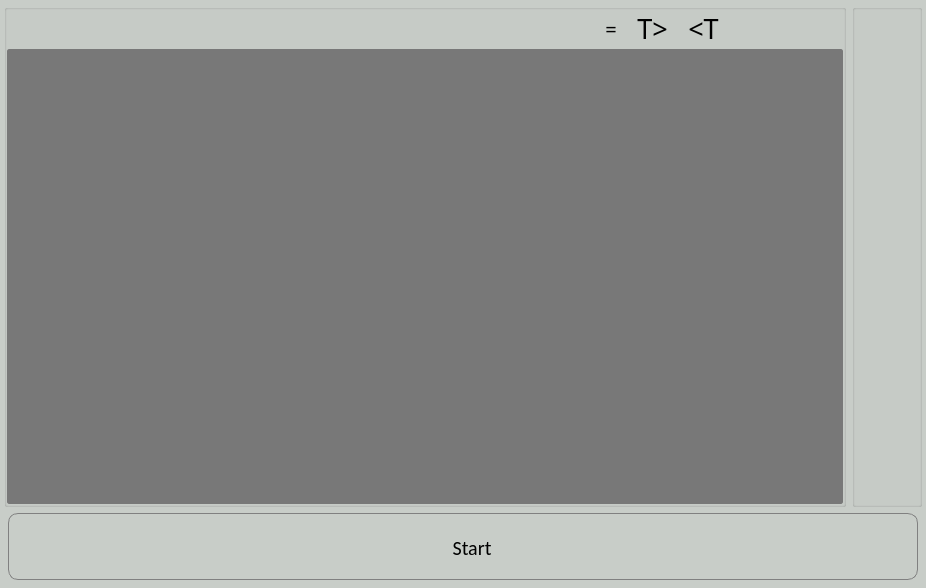
<?xml version="1.0" encoding="UTF-8"?>
<ui version="4.0">
 <class>MainWindow</class>
 <widget class="QMainWindow" name="MainWindow">
  <property name="geometry">
   <rect>
    <x>0</x>
    <y>0</y>
    <width>926</width>
    <height>588</height>
   </rect>
  </property>
  <property name="windowTitle">
   <string>MainWindow</string>
  </property>
  <property name="autoFillBackground">
   <bool>true</bool>
  </property>
  <property name="styleSheet">
   <string notr="true">QWidget#centralWidget{
	background-color: rgb(200, 205, 200);
}
QTableWidget::item:selected {
       border: 0px;
		border-radius: 10px;
		background:white;
       
        }
QTableWidget#table {
     border-style: solid;
     border-width: 1px;
     border-radius: 2px;
     border-color: rgb(120,120,120) ;
     min-width: 10em;
     padding: 0px;
     background:rgb(120,120,120);
    selection-background-color: rgb(230,230,230);
     selection-color: black;
 
      }


QHeaderView::section{Background-color:rgb(150,150,150);}

QScrollBar{
background: rgb(120,120,120);
}

QScrollBar:vertical {
border: 0px solid #5E749C;
padding: 0px;
border-radius: 7px;
border-bottom-left-radius: 7px;
background:  rgb(120,120,120);
width:35px;
margin: 40px 0 40px 0;
}

QScrollBar::handle:vertical {
background:  rgb(150,150,150) ;
border: 3px solid #5E749C;
padding: 0px;
border-radius: 7px;
border-bottom-left-radius: 7px;
min-height: 90px;
}
QScrollBar::add-line:vertical {
background: rgb(150,150,150);
border: 0px solid #5E749C;
padding: 0px;
border-radius: 7px;
border-bottom-left-radius: 7px;
height: 40px;
subcontrol-position: bottom;
subcontrol-origin: margin;
}

QScrollBar::sub-line:vertical {
background: rgb(150,150,150);
border: 0px solid #5E749C;
padding: 0px;
border-radius: 7px;
border-bottom-left-radius: 7px;
height: 40px;
subcontrol-position: top;
subcontrol-origin: margin;
}
QScrollBar::up-arrow:vertical, QScrollBar::down-arrow:vertical {
border: 2px solid grey;
width: 3px;
height: 3px;
background: black;
}

QScrollBar::add-page:vertical, QScrollBar::sub-page:vertical {
background: none;
}
</string>
  </property>
  <widget class="QWidget" name="centralWidget">
   <layout class="QVBoxLayout" name="verticalLayout">
    <property name="leftMargin">
     <number>4</number>
    </property>
    <property name="topMargin">
     <number>4</number>
    </property>
    <property name="rightMargin">
     <number>4</number>
    </property>
    <property name="bottomMargin">
     <number>4</number>
    </property>
    <item>
     <layout class="QVBoxLayout" name="verticalLayout_2">
      <property name="topMargin">
       <number>0</number>
      </property>
      <item>
       <widget class="QWidget" name="widget" native="true">
        <layout class="QHBoxLayout" name="horizontalLayout_2">
         <property name="leftMargin">
          <number>0</number>
         </property>
         <property name="topMargin">
          <number>0</number>
         </property>
         <property name="rightMargin">
          <number>0</number>
         </property>
         <property name="bottomMargin">
          <number>0</number>
         </property>
         <item>
          <widget class="QWidget" name="widget_3" native="true">
           <layout class="QHBoxLayout" name="horizontalLayout_3">
            <property name="leftMargin">
             <number>0</number>
            </property>
            <property name="topMargin">
             <number>0</number>
            </property>
            <property name="rightMargin">
             <number>0</number>
            </property>
            <property name="bottomMargin">
             <number>0</number>
            </property>
            <item>
             <layout class="QHBoxLayout" name="horizontalLayout">
              <property name="topMargin">
               <number>0</number>
              </property>
              <item>
               <widget class="QGroupBox" name="TextBox">
                <property name="enabled">
                 <bool>true</bool>
                </property>
                <property name="sizePolicy">
                 <sizepolicy hsizetype="Preferred" vsizetype="Preferred">
                  <horstretch>0</horstretch>
                  <verstretch>0</verstretch>
                 </sizepolicy>
                </property>
                <property name="minimumSize">
                 <size>
                  <width>80</width>
                  <height>80</height>
                 </size>
                </property>
                <property name="mouseTracking">
                 <bool>true</bool>
                </property>
                <property name="autoFillBackground">
                 <bool>false</bool>
                </property>
                <property name="styleSheet">
                 <string notr="true"/>
                </property>
                <property name="title">
                 <string/>
                </property>
                <layout class="QVBoxLayout" name="verticalLayout_4">
                 <property name="spacing">
                  <number>2</number>
                 </property>
                 <property name="leftMargin">
                  <number>0</number>
                 </property>
                 <property name="topMargin">
                  <number>0</number>
                 </property>
                 <property name="rightMargin">
                  <number>0</number>
                 </property>
                 <property name="bottomMargin">
                  <number>0</number>
                 </property>
                 <item>
                  <widget class="QWidget" name="widget_4" native="true">
                   <property name="sizePolicy">
                    <sizepolicy hsizetype="Preferred" vsizetype="Fixed">
                     <horstretch>0</horstretch>
                     <verstretch>0</verstretch>
                    </sizepolicy>
                   </property>
                   <property name="minimumSize">
                    <size>
                     <width>0</width>
                     <height>20</height>
                    </size>
                   </property>
                   <layout class="QGridLayout" name="gridLayout_6">
                    <property name="leftMargin">
                     <number>0</number>
                    </property>
                    <property name="topMargin">
                     <number>0</number>
                    </property>
                    <property name="rightMargin">
                     <number>0</number>
                    </property>
                    <property name="bottomMargin">
                     <number>0</number>
                    </property>
                    <item row="0" column="0">
                     <layout class="QGridLayout" name="gridLayout_5">
                      <property name="horizontalSpacing">
                       <number>20</number>
                      </property>
                      <property name="verticalSpacing">
                       <number>0</number>
                      </property>
                      <item row="0" column="3">
                       <widget class="QPushButton" name="rtl">
                        <property name="maximumSize">
                         <size>
                          <width>50</width>
                          <height>16777215</height>
                         </size>
                        </property>
                        <property name="font">
                         <font>
                          <family>Stencil</family>
                          <pointsize>20</pointsize>
                          <weight>50</weight>
                          <bold>false</bold>
                         </font>
                        </property>
                        <property name="focusPolicy">
                         <enum>Qt::NoFocus</enum>
                        </property>
                        <property name="styleSheet">
                         <string notr="true">QPushButton#rtl{
border: 0px;
}

#rtl:hover{
font:bold;
}</string>
                        </property>
                        <property name="text">
                         <string>&lt;T</string>
                        </property>
                       </widget>
                      </item>
                      <item row="0" column="0">
                       <spacer name="horizontalSpacer_5">
                        <property name="orientation">
                         <enum>Qt::Horizontal</enum>
                        </property>
                        <property name="sizeHint" stdset="0">
                         <size>
                          <width>40</width>
                          <height>20</height>
                         </size>
                        </property>
                       </spacer>
                      </item>
                      <item row="0" column="2">
                       <widget class="QPushButton" name="ltr">
                        <property name="sizePolicy">
                         <sizepolicy hsizetype="Preferred" vsizetype="Preferred">
                          <horstretch>0</horstretch>
                          <verstretch>0</verstretch>
                         </sizepolicy>
                        </property>
                        <property name="maximumSize">
                         <size>
                          <width>50</width>
                          <height>16777215</height>
                         </size>
                        </property>
                        <property name="font">
                         <font>
                          <family>Stencil</family>
                          <pointsize>20</pointsize>
                          <weight>50</weight>
                          <bold>false</bold>
                         </font>
                        </property>
                        <property name="focusPolicy">
                         <enum>Qt::NoFocus</enum>
                        </property>
                        <property name="styleSheet">
                         <string notr="true">QPushButton#ltr{
border: 0px;
}


#ltr:hover{
font:bold;
}</string>
                        </property>
                        <property name="text">
                         <string>T&gt;</string>
                        </property>
                       </widget>
                      </item>
                      <item row="0" column="5">
                       <widget class="QPushButton" name="text_minus">
                        <property name="sizePolicy">
                         <sizepolicy hsizetype="Preferred" vsizetype="Preferred">
                          <horstretch>0</horstretch>
                          <verstretch>0</verstretch>
                         </sizepolicy>
                        </property>
                        <property name="minimumSize">
                         <size>
                          <width>30</width>
                          <height>30</height>
                         </size>
                        </property>
                        <property name="maximumSize">
                         <size>
                          <width>95</width>
                          <height>95</height>
                         </size>
                        </property>
                        <property name="focusPolicy">
                         <enum>Qt::NoFocus</enum>
                        </property>
                        <property name="styleSheet">
                         <string notr="true">QPushButton#text_minus{
	image: url(:icons/size_minus_empty.svg);
     border-style: solid;
     border-width: 0px;
     border-color: gray;
}
#text_minus:hover{
	 image: url(:icons/size_minus_full.svg);
}</string>
                        </property>
                        <property name="text">
                         <string/>
                        </property>
                       </widget>
                      </item>
                      <item row="0" column="6">
                       <spacer name="horizontalSpacer_6">
                        <property name="orientation">
                         <enum>Qt::Horizontal</enum>
                        </property>
                        <property name="sizeType">
                         <enum>QSizePolicy::Fixed</enum>
                        </property>
                        <property name="sizeHint" stdset="0">
                         <size>
                          <width>20</width>
                          <height>20</height>
                         </size>
                        </property>
                       </spacer>
                      </item>
                      <item row="0" column="4">
                       <widget class="QPushButton" name="text_plus">
                        <property name="sizePolicy">
                         <sizepolicy hsizetype="Preferred" vsizetype="Preferred">
                          <horstretch>0</horstretch>
                          <verstretch>0</verstretch>
                         </sizepolicy>
                        </property>
                        <property name="minimumSize">
                         <size>
                          <width>30</width>
                          <height>30</height>
                         </size>
                        </property>
                        <property name="maximumSize">
                         <size>
                          <width>100</width>
                          <height>100</height>
                         </size>
                        </property>
                        <property name="focusPolicy">
                         <enum>Qt::NoFocus</enum>
                        </property>
                        <property name="styleSheet">
                         <string notr="true">QPushButton#text_plus{
	image: url(:icons/size_plus_empty.svg);
     border-style: solid;
     border-width: 0px;
     border-color: gray;
}
#text_plus:hover{
	 image: url(:icons/size_plus_full.svg);
}</string>
                        </property>
                        <property name="text">
                         <string/>
                        </property>
                       </widget>
                      </item>
                      <item row="0" column="1">
                       <widget class="QPushButton" name="save_btn">
                        <property name="sizePolicy">
                         <sizepolicy hsizetype="Preferred" vsizetype="Preferred">
                          <horstretch>0</horstretch>
                          <verstretch>0</verstretch>
                         </sizepolicy>
                        </property>
                        <property name="maximumSize">
                         <size>
                          <width>50</width>
                          <height>16777215</height>
                         </size>
                        </property>
                        <property name="font">
                         <font>
                          <family>Wingdings</family>
                          <pointsize>15</pointsize>
                          <weight>50</weight>
                          <bold>false</bold>
                         </font>
                        </property>
                        <property name="focusPolicy">
                         <enum>Qt::NoFocus</enum>
                        </property>
                        <property name="styleSheet">
                         <string notr="true">QPushButton#save_btn{
border: 0px;
}


#save_btn:hover{
font:bold;
}</string>
                        </property>
                        <property name="text">
                         <string>=</string>
                        </property>
                       </widget>
                      </item>
                     </layout>
                    </item>
                   </layout>
                  </widget>
                 </item>
                 <item>
                  <layout class="QVBoxLayout" name="verticalLayout_3">
                   <property name="leftMargin">
                    <number>0</number>
                   </property>
                   <property name="topMargin">
                    <number>0</number>
                   </property>
                   <property name="rightMargin">
                    <number>0</number>
                   </property>
                   <property name="bottomMargin">
                    <number>0</number>
                   </property>
                   <item>
                    <widget class="QTableWidget" name="table">
                     <property name="minimumSize">
                      <size>
                       <width>112</width>
                       <height>0</height>
                      </size>
                     </property>
                     <property name="focusPolicy">
                      <enum>Qt::NoFocus</enum>
                     </property>
                     <property name="styleSheet">
                      <string notr="true"/>
                     </property>
                     <property name="selectionMode">
                      <enum>QAbstractItemView::SingleSelection</enum>
                     </property>
                     <property name="selectionBehavior">
                      <enum>QAbstractItemView::SelectItems</enum>
                     </property>
                     <attribute name="horizontalHeaderDefaultSectionSize">
                      <number>200</number>
                     </attribute>
                     <attribute name="verticalHeaderDefaultSectionSize">
                      <number>25</number>
                     </attribute>
                    </widget>
                   </item>
                  </layout>
                 </item>
                </layout>
               </widget>
              </item>
              <item>
               <widget class="QGroupBox" name="EOSMarks">
                <property name="sizePolicy">
                 <sizepolicy hsizetype="MinimumExpanding" vsizetype="Preferred">
                  <horstretch>0</horstretch>
                  <verstretch>0</verstretch>
                 </sizepolicy>
                </property>
                <property name="minimumSize">
                 <size>
                  <width>0</width>
                  <height>0</height>
                 </size>
                </property>
                <property name="maximumSize">
                 <size>
                  <width>70</width>
                  <height>16777215</height>
                 </size>
                </property>
                <property name="styleSheet">
                 <string notr="true"/>
                </property>
                <property name="title">
                 <string/>
                </property>
                <layout class="QVBoxLayout" name="verticalLayout_6">
                 <property name="spacing">
                  <number>2</number>
                 </property>
                 <property name="leftMargin">
                  <number>0</number>
                 </property>
                 <property name="topMargin">
                  <number>0</number>
                 </property>
                 <property name="rightMargin">
                  <number>0</number>
                 </property>
                 <property name="bottomMargin">
                  <number>0</number>
                 </property>
                 <item>
                  <layout class="QVBoxLayout" name="verticalLayout_5">
                   <item>
                    <spacer name="verticalSpacer">
                     <property name="orientation">
                      <enum>Qt::Vertical</enum>
                     </property>
                     <property name="sizeType">
                      <enum>QSizePolicy::Fixed</enum>
                     </property>
                     <property name="sizeHint" stdset="0">
                      <size>
                       <width>20</width>
                       <height>40</height>
                      </size>
                     </property>
                    </spacer>
                   </item>
                   <item>
                    <widget class="QPushButton" name="up">
                     <property name="sizePolicy">
                      <sizepolicy hsizetype="Preferred" vsizetype="Fixed">
                       <horstretch>0</horstretch>
                       <verstretch>0</verstretch>
                      </sizepolicy>
                     </property>
                     <property name="maximumSize">
                      <size>
                       <width>16777215</width>
                       <height>16777213</height>
                      </size>
                     </property>
                     <property name="focusPolicy">
                      <enum>Qt::NoFocus</enum>
                     </property>
                     <property name="styleSheet">
                      <string notr="true">QPushButton#up{
	image: url(:/icons/arrow_up.svg);
	 border-style: solid;
     border-width: 0px;
}
#up:hover{
	image: url(:/icons/arrow_up_hover.svg);
}
#up:pressed{
	image: url(:/icons/arrow_up_pressed.svg);
}</string>
                     </property>
                     <property name="text">
                      <string/>
                     </property>
                    </widget>
                   </item>
                   <item>
                    <widget class="QPushButton" name="down">
                     <property name="sizePolicy">
                      <sizepolicy hsizetype="Preferred" vsizetype="Preferred">
                       <horstretch>0</horstretch>
                       <verstretch>0</verstretch>
                      </sizepolicy>
                     </property>
                     <property name="maximumSize">
                      <size>
                       <width>16777215</width>
                       <height>16777213</height>
                      </size>
                     </property>
                     <property name="focusPolicy">
                      <enum>Qt::NoFocus</enum>
                     </property>
                     <property name="styleSheet">
                      <string notr="true">QPushButton#down{
	image: url(:/icons/arrow_down.svg);
	 border-style: solid;
     border-width: 0px;
}
#down:hover{
	image: url(:/icons/arrow_down_hover.svg);
}
#down:pressed{
	image: url(:/icons/arrow_down_pressed.svg);
}</string>
                     </property>
                     <property name="text">
                      <string/>
                     </property>
                    </widget>
                   </item>
                  </layout>
                 </item>
                </layout>
               </widget>
              </item>
             </layout>
            </item>
           </layout>
          </widget>
         </item>
        </layout>
       </widget>
      </item>
      <item>
       <widget class="QWidget" name="widget_2" native="true">
        <layout class="QGridLayout" name="gridLayout_2">
         <property name="leftMargin">
          <number>4</number>
         </property>
         <property name="topMargin">
          <number>0</number>
         </property>
         <property name="rightMargin">
          <number>4</number>
         </property>
         <property name="bottomMargin">
          <number>4</number>
         </property>
         <item row="0" column="0">
          <layout class="QGridLayout" name="gridLayout">
           <item row="0" column="0">
            <widget class="QWidget" name="buttonsWidget" native="true">
             <property name="sizePolicy">
              <sizepolicy hsizetype="Preferred" vsizetype="Preferred">
               <horstretch>0</horstretch>
               <verstretch>0</verstretch>
              </sizepolicy>
             </property>
             <property name="styleSheet">
              <string notr="true"> QWidget#buttonsWidget {
     border-style: solid;
     border-width: 1px;
     border-radius: 10px;
     border-color: gray;
     min-height: 5em;
     padding: 4px;
	 background-color: transparent;
 }</string>
             </property>
             <layout class="QGridLayout" name="gridLayout_4">
              <property name="leftMargin">
               <number>0</number>
              </property>
              <property name="topMargin">
               <number>5</number>
              </property>
              <property name="rightMargin">
               <number>0</number>
              </property>
              <property name="bottomMargin">
               <number>2</number>
              </property>
              <item row="0" column="0">
               <layout class="QGridLayout" name="gridLayout_3">
                <item row="0" column="4">
                 <spacer name="horizontalSpacer_4">
                  <property name="orientation">
                   <enum>Qt::Horizontal</enum>
                  </property>
                  <property name="sizeType">
                   <enum>QSizePolicy::Fixed</enum>
                  </property>
                  <property name="sizeHint" stdset="0">
                   <size>
                    <width>15</width>
                    <height>20</height>
                   </size>
                  </property>
                 </spacer>
                </item>
                <item row="0" column="7">
                 <widget class="QPushButton" name="play">
                  <property name="sizePolicy">
                   <sizepolicy hsizetype="Preferred" vsizetype="Preferred">
                    <horstretch>0</horstretch>
                    <verstretch>0</verstretch>
                   </sizepolicy>
                  </property>
                  <property name="minimumSize">
                   <size>
                    <width>35</width>
                    <height>35</height>
                   </size>
                  </property>
                  <property name="maximumSize">
                   <size>
                    <width>100</width>
                    <height>100</height>
                   </size>
                  </property>
                  <property name="focusPolicy">
                   <enum>Qt::NoFocus</enum>
                  </property>
                  <property name="styleSheet">
                   <string notr="true">QPushButton#play:checked{
 image: url(:icons/stop_empty.svg);
 border-style: solid;
 border-width: 0px;
 border-color: gray;
}
#play:hover::checked{
 image: url(:icons/stop_full.svg);
}
QPushButton#play:!checked{
image: url(:icons/play_empty.svg);  
border-style: solid; 
border-width: 0px; 
border-color: gray;
}
 #play:hover:!checked{
image: url(:icons/play_full.svg);
}
</string>
                  </property>
                  <property name="text">
                   <string/>
                  </property>
                  <property name="checkable">
                   <bool>true</bool>
                  </property>
                  <property name="checked">
                   <bool>false</bool>
                  </property>
                 </widget>
                </item>
                <item row="0" column="11">
                 <spacer name="horizontalSpacer_2">
                  <property name="orientation">
                   <enum>Qt::Horizontal</enum>
                  </property>
                  <property name="sizeType">
                   <enum>QSizePolicy::Expanding</enum>
                  </property>
                  <property name="sizeHint" stdset="0">
                   <size>
                    <width>300</width>
                    <height>20</height>
                   </size>
                  </property>
                 </spacer>
                </item>
                <item row="0" column="0">
                 <spacer name="horizontalSpacer">
                  <property name="orientation">
                   <enum>Qt::Horizontal</enum>
                  </property>
                  <property name="sizeType">
                   <enum>QSizePolicy::Expanding</enum>
                  </property>
                  <property name="sizeHint" stdset="0">
                   <size>
                    <width>300</width>
                    <height>20</height>
                   </size>
                  </property>
                 </spacer>
                </item>
                <item row="0" column="5">
                 <widget class="QPushButton" name="rec">
                  <property name="sizePolicy">
                   <sizepolicy hsizetype="MinimumExpanding" vsizetype="Preferred">
                    <horstretch>0</horstretch>
                    <verstretch>0</verstretch>
                   </sizepolicy>
                  </property>
                  <property name="minimumSize">
                   <size>
                    <width>160</width>
                    <height>60</height>
                   </size>
                  </property>
                  <property name="maximumSize">
                   <size>
                    <width>320</width>
                    <height>120</height>
                   </size>
                  </property>
                  <property name="font">
                   <font>
                    <family>Calibri</family>
                    <pointsize>15</pointsize>
                    <weight>50</weight>
                    <italic>false</italic>
                    <bold>false</bold>
                   </font>
                  </property>
                  <property name="focusPolicy">
                   <enum>Qt::NoFocus</enum>
                  </property>
                  <property name="layoutDirection">
                   <enum>Qt::LeftToRight</enum>
                  </property>
                  <property name="styleSheet">
                   <string notr="true">QPushButton#rec:checked{
image: url(:icons/mic_released_full.png);
  border-style: solid; 
border-width: 0px; 
border-color: gray;
}
 #rec:hover:checked{
image: url(:icons/mic_released_hover.png);
}
 #rec:pressed:checked{
image: url(:icons/mic_released_pressed.png);
}
QPushButton#rec:!checked{
image: url(:icons/mic_button.png);
  border-style: solid;
 border-width: 0px; border-color: gray;
}
 #rec:hover:!checked{
image: url(:icons/mic_hover.png);
} 
#rec:pressed:checked{
image: url(:icons/mic_pressed.png);
}
</string>
                  </property>
                  <property name="text">
                   <string>    Start</string>
                  </property>
                  <property name="checkable">
                   <bool>true</bool>
                  </property>
                  <property name="flat">
                   <bool>true</bool>
                  </property>
                 </widget>
                </item>
                <item row="0" column="6">
                 <spacer name="horizontalSpacer_3">
                  <property name="orientation">
                   <enum>Qt::Horizontal</enum>
                  </property>
                  <property name="sizeType">
                   <enum>QSizePolicy::Fixed</enum>
                  </property>
                  <property name="sizeHint" stdset="0">
                   <size>
                    <width>15</width>
                    <height>20</height>
                   </size>
                  </property>
                 </spacer>
                </item>
                <item row="0" column="3">
                 <widget class="QPushButton" name="settings">
                  <property name="sizePolicy">
                   <sizepolicy hsizetype="Preferred" vsizetype="Preferred">
                    <horstretch>0</horstretch>
                    <verstretch>0</verstretch>
                   </sizepolicy>
                  </property>
                  <property name="minimumSize">
                   <size>
                    <width>35</width>
                    <height>35</height>
                   </size>
                  </property>
                  <property name="maximumSize">
                   <size>
                    <width>100</width>
                    <height>100</height>
                   </size>
                  </property>
                  <property name="focusPolicy">
                   <enum>Qt::NoFocus</enum>
                  </property>
                  <property name="styleSheet">
                   <string notr="true">QPushButton#settings{
	 image: url(:icons/settings.svg);
	 border-style: solid;
     border-width: 0px;
}
#settings:hover{
	 image: url(:icons/settings_hover.png);	 
}
#settings:pressed{
	 image: url(:icons/settings_pressed.png)
}</string>
                  </property>
                  <property name="text">
                   <string/>
                  </property>
                 </widget>
                </item>
                <item row="0" column="9">
                 <widget class="QPushButton" name="next">
                  <property name="sizePolicy">
                   <sizepolicy hsizetype="Preferred" vsizetype="Preferred">
                    <horstretch>0</horstretch>
                    <verstretch>0</verstretch>
                   </sizepolicy>
                  </property>
                  <property name="minimumSize">
                   <size>
                    <width>35</width>
                    <height>35</height>
                   </size>
                  </property>
                  <property name="maximumSize">
                   <size>
                    <width>100</width>
                    <height>100</height>
                   </size>
                  </property>
                  <property name="focusPolicy">
                   <enum>Qt::NoFocus</enum>
                  </property>
                  <property name="styleSheet">
                   <string notr="true">QPushButton#next{
	 image: url(:icons/next_empty.svg);
	 border-style: solid;
     border-width: 0px;
}
#next:hover{
	 image: url(:icons/next_full.svg)
}
</string>
                  </property>
                  <property name="text">
                   <string/>
                  </property>
                 </widget>
                </item>
                <item row="0" column="1">
                 <widget class="QPushButton" name="add_user">
                  <property name="enabled">
                   <bool>true</bool>
                  </property>
                  <property name="sizePolicy">
                   <sizepolicy hsizetype="Preferred" vsizetype="Preferred">
                    <horstretch>0</horstretch>
                    <verstretch>0</verstretch>
                   </sizepolicy>
                  </property>
                  <property name="minimumSize">
                   <size>
                    <width>35</width>
                    <height>35</height>
                   </size>
                  </property>
                  <property name="maximumSize">
                   <size>
                    <width>100</width>
                    <height>100</height>
                   </size>
                  </property>
                  <property name="focusPolicy">
                   <enum>Qt::NoFocus</enum>
                  </property>
                  <property name="styleSheet">
                   <string notr="true">QPushButton#add_user{
	 image: url(:icons/add_user.svg);
	 border-style: solid;
     border-width: 0px;
}
#add_user:hover{
	 image: url(:icons/add_user_full.svg);	 
}
#add_user:pressed{
	 image: url(:icons/add_user_pressed.png)
}</string>
                  </property>
                  <property name="text">
                   <string/>
                  </property>
                 </widget>
                </item>
                <item row="0" column="2">
                 <spacer name="horizontalSpacer_8">
                  <property name="orientation">
                   <enum>Qt::Horizontal</enum>
                  </property>
                  <property name="sizeType">
                   <enum>QSizePolicy::Fixed</enum>
                  </property>
                  <property name="sizeHint" stdset="0">
                   <size>
                    <width>15</width>
                    <height>20</height>
                   </size>
                  </property>
                 </spacer>
                </item>
                <item row="0" column="8">
                 <spacer name="horizontalSpacer_9">
                  <property name="orientation">
                   <enum>Qt::Horizontal</enum>
                  </property>
                  <property name="sizeType">
                   <enum>QSizePolicy::Fixed</enum>
                  </property>
                  <property name="sizeHint" stdset="0">
                   <size>
                    <width>15</width>
                    <height>20</height>
                   </size>
                  </property>
                 </spacer>
                </item>
               </layout>
              </item>
             </layout>
            </widget>
           </item>
          </layout>
         </item>
        </layout>
       </widget>
      </item>
     </layout>
    </item>
   </layout>
  </widget>
  <action name="actionSettings">
   <property name="text">
    <string>Settings</string>
   </property>
  </action>
  <action name="actionExit">
   <property name="text">
    <string>Exit</string>
   </property>
  </action>
 </widget>
 <layoutdefault spacing="6" margin="11"/>
 <resources/>
 <connections/>
</ui>
